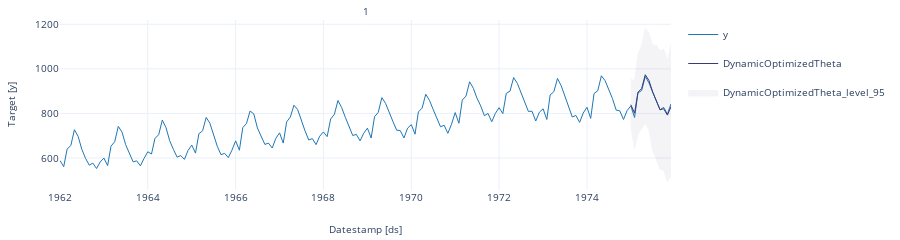

Notebook source saved alongside this figure:
### Markdown cell above
Let's plot the same graph using the plot function that comes in `Statsforecast`, as shown below.

### Code cell
sf.plot(df, forecast_df, level=[95])

### Figure 1 — Plotly figure (JSON) as saved in the notebook; plotly's stock layout.template omitted (floating-point values rounded to 4 significant figures; data arrays with more than 128 entries replaced by an {"elided": "..."} marker saying what was removed)
{"data": [{"legendgroup": "y", "line": {"color": "#1f77b4", "width": 1}, "mode": "lines", "name": "y", "showlegend": true, "type": "scatter", "x": {"elided": "168 str values"}, "xaxis": "x", "y": {"elided": "168 int values"}, "yaxis": "y"}, {"legendgroup": "DynamicOptimizedTheta", "line": {"color": "#393b79", "width": 1}, "mode": "lines", "name": "DynamicOptimizedTheta", "showlegend": true, "type": "scatter", "x": ["1975-01-01T00:00:00", "1975-02-01T00:00:00", "1975-03-01T00:00:00", "1975-04-01T00:00:00", "1975-05-01T00:00:00", "1975-06-01T00:00:00", "1975-07-01T00:00:00", "1975-08-01T00:00:00", "1975-09-01T00:00:00", "1975-10-01T00:00:00", "1975-11-01T00:00:00", "1975-12-01T00:00:00"], "xaxis": "x", "y": [839.3, 801.4, 895.2, 912.0, 973.8, 947.5, 897.2, 856.3, 816.1, 821.3, 792.5, 829.9], "yaxis": "y"}, {"fill": "toself", "fillcolor": "#393b79", "legendgroup": "DynamicOptimizedTheta_level_95", "line": {"color": "#393b79", "width": 1}, "mode": "lines", "name": "DynamicOptimizedTheta_level_95", "opacity": 0.05, "showlegend": true, "type": "scatter", "x": ["1975-01-01T00:00:00.000000000", "1975-02-01T00:00:00.000000000", "1975-03-01T00:00:00.000000000", "1975-04-01T00:00:00.000000000", "1975-05-01T00:00:00.000000000", "1975-06-01T00:00:00.000000000", "1975-07-01T00:00:00.000000000", "1975-08-01T00:00:00.000000000", "1975-09-01T00:00:00.000000000", "1975-10-01T00:00:00.000000000", "1975-11-01T00:00:00.000000000", "1975-12-01T00:00:00.000000000", "1975-12-01T00:00:00.000000000", "1975-11-01T00:00:00.000000000", "1975-10-01T00:00:00.000000000", "1975-09-01T00:00:00.000000000", "1975-08-01T00:00:00.000000000", "1975-07-01T00:00:00.000000000", "1975-06-01T00:00:00.000000000", "1975-05-01T00:00:00.000000000", "1975-04-01T00:00:00.000000000", "1975-03-01T00:00:00.000000000", "1975-02-01T00:00:00.000000000", "1975-01-01T00:00:00.000000000"], "xaxis": "x", "y": [955.1, 946.0, 1066.0, 1104.0, 1181.0, 1161.0, 1105.0, 1106.0, 1081.0, 1088.0, 1037.0, 1108.0, 519.7, 494.7, 546.1, 547.7, 594.0, 632.3, 725.0, 757.0, 731.1, 707.2, 641.9, 742.0], "yaxis": "y"}], "layout": {"annotations": [{"font": {"size": 10}, "showarrow": false, "text": "1", "x": 0.5, "xanchor": "center", "xref": "paper", "y": 1, "yanchor": "bottom", "yref": "paper"}, {"font": {"size": 10}, "showarrow": false, "text": "Datestamp [ds]", "x": 0.5, "xanchor": "center", "xref": "paper", "y": 0, "yanchor": "top", "yref": "paper", "yshift": -30}, {"font": {"size": 10}, "showarrow": false, "text": "Target [y]", "textangle": -90, "x": 0, "xanchor": "right", "xref": "paper", "xshift": -40, "y": 0.5, "yanchor": "middle", "yref": "paper"}], "autosize": true, "font": {"size": 10}, "height": 150, "margin": {"b": 50, "l": 60, "r": 10, "t": 20}, "xaxis": {"anchor": "y", "domain": [0, 1], "showticklabels": true, "visible": true}, "yaxis": {"anchor": "x", "domain": [0, 1]}}}
